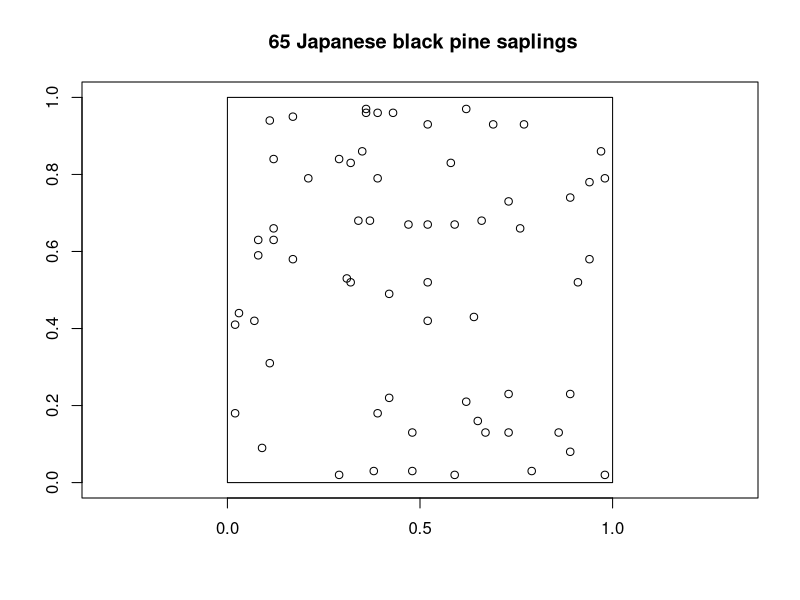
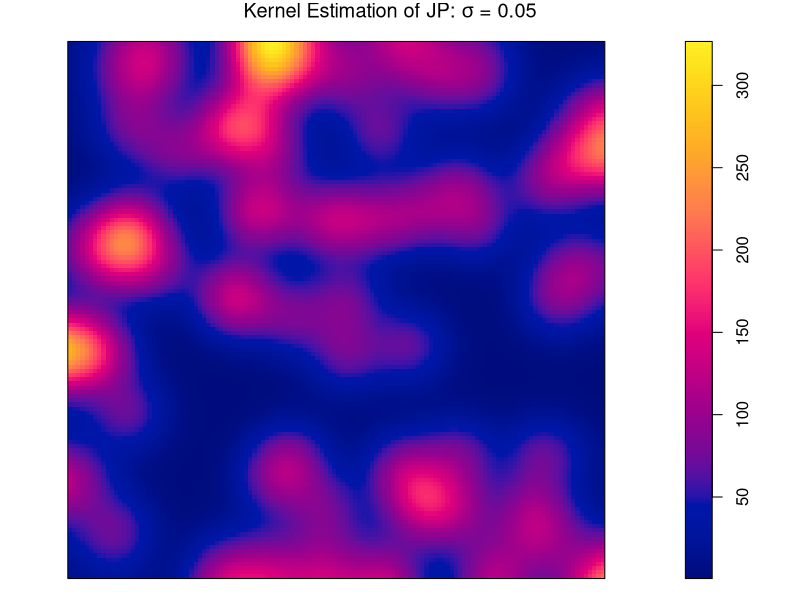
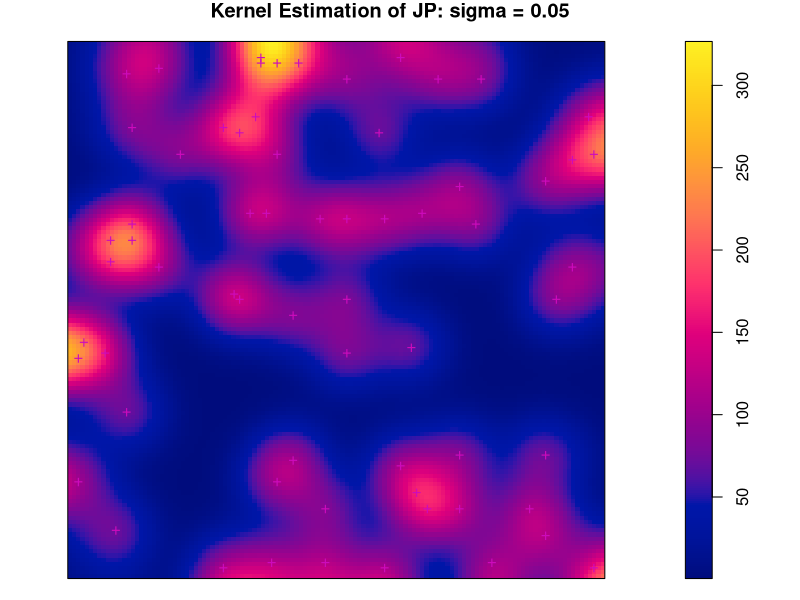
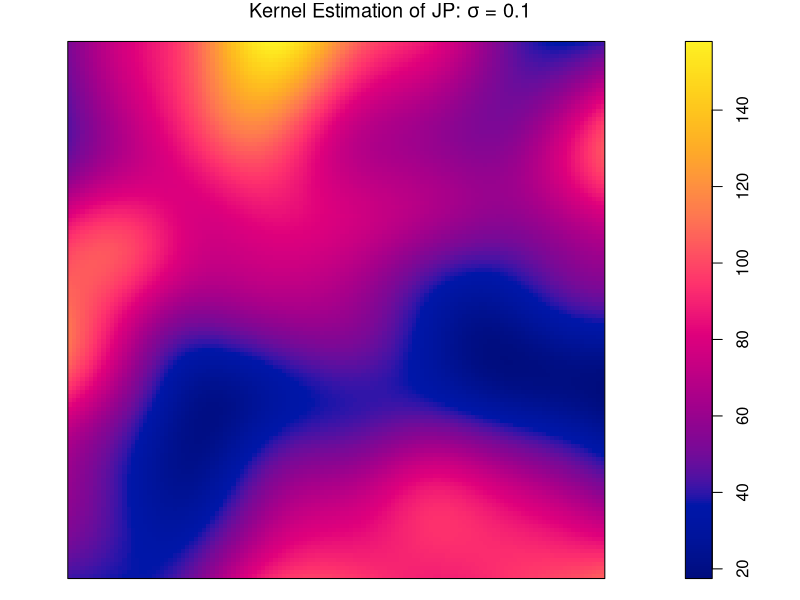
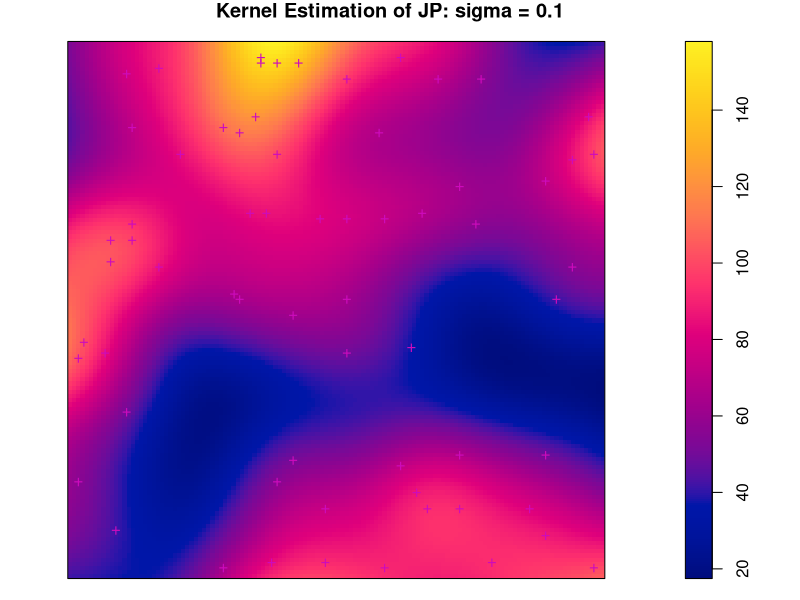
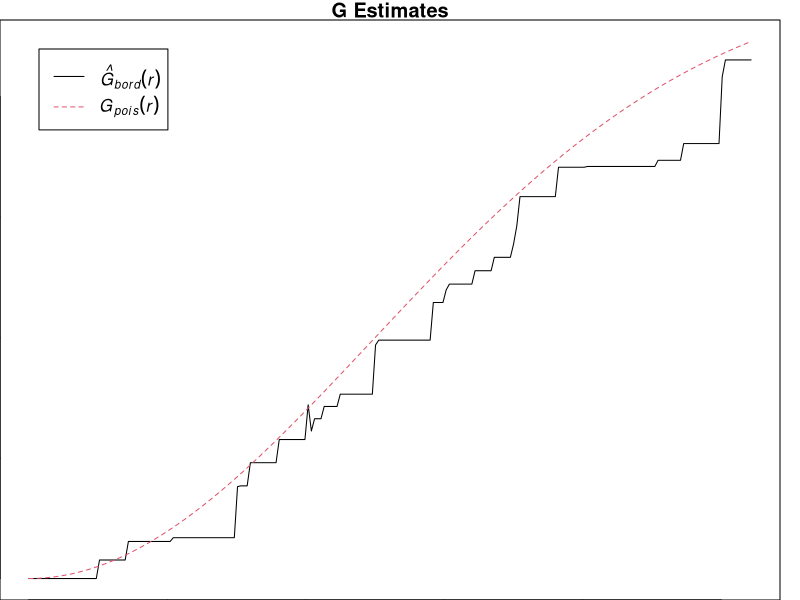
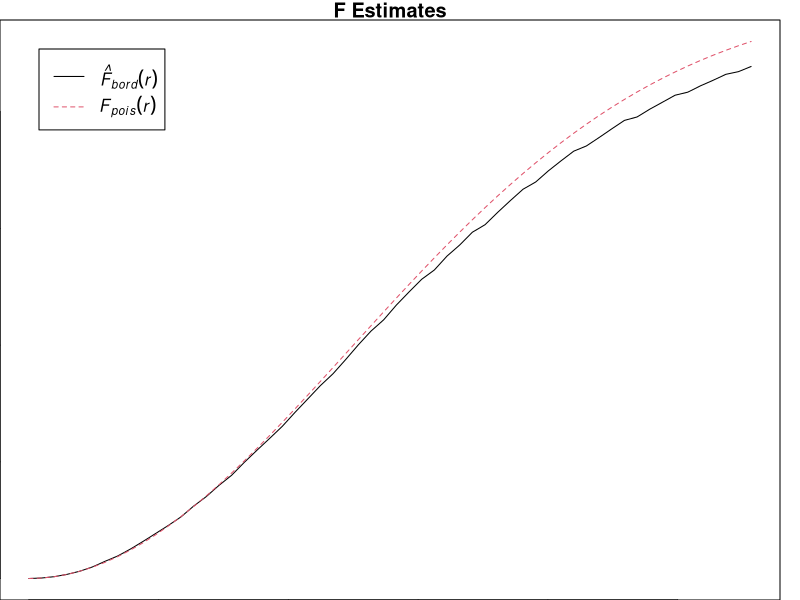
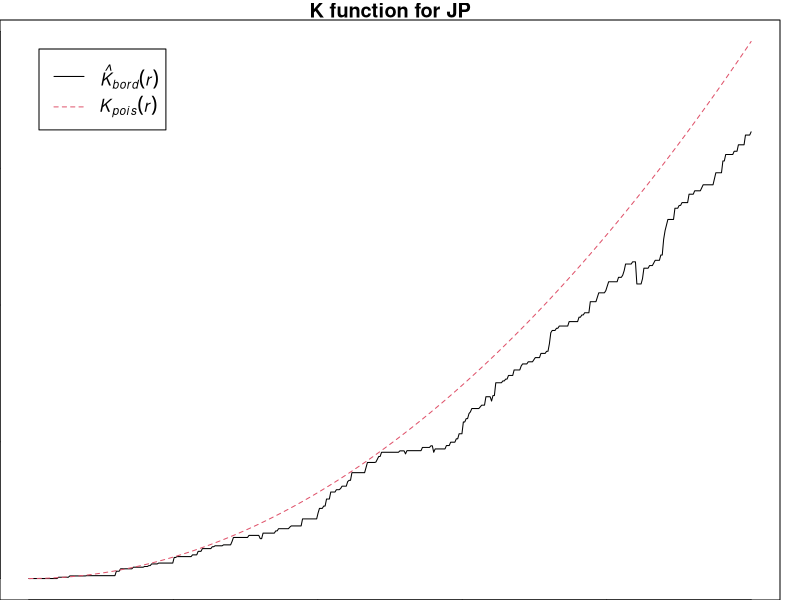

Write the R code that produced these figures, in order.
# 1. Load the R Packages
library(spatstat)
?spatstat
rm(list=ls())

# 2. Exploratory analysis of spatial point patterns
data(japanesepines)
jp = japanesepines
class(jp)
summary(jp)
plot(jp,axes=T,main=" 65 Japanese black pine saplings")

# 2.1 First-order effect 
## kernel estimation (sigma = 0.05)
?density.ppp
jp.Z.05 = density.ppp(jp, 0.05)
par(mar=c(0,0,1,1)) # set plot margin
tl.05 = expression(paste("Kernel Estimation of JP: ", sigma, " = 0.05"))
plot(jp.Z.05, main = tl.05)
plot(jp.Z.05, main="Kernel Estimation of JP: sigma = 0.05")
points(jp, pch="+", col="6")

## kernel estimation (sigma = 0.1)
jp.Z.1 = density.ppp(jp, 0.1)
tl.1 = expression(paste("Kernel Estimation of JP: ", sigma, " = 0.1"))
plot(jp.Z.1, main=tl.1)
plot(jp.Z.1, main="Kernel Estimation of JP: sigma = 0.1")
points(jp, pch="+", col="6")

# 2.2 Second-order effect
## nearest neighbor distances (event-to-nearest-event distances)
jp.ghat = Gest(jp)
g.max = max(jp.ghat$r)
plot(jp.ghat, cbind(rs,theo)~r, main="G Estimates", 
     xlab="r", ylab="G(r)")

## nearest neighbor distances (point-to-nearest-event distances)
jp.fhat = Fest(jp)
f.max = max(jp.fhat$r)
plot(jp.fhat, cbind(rs,theo)~r, main="F Estimates",
     xlab="r", ylab="F(r)")

## K function
?Kest
jp.khat = Kest(jp)
plot(jp.khat, cbind(border, theo)~r, main="K function for JP")

## L function
plot(jp.khat, sqrt(border/pi)-r ~ r, ylab="L(r)",
       main="L function for JP")
abline(h=0, lty=2, col="red")

# 3. Hypothesis testing of spatial point patterns
# 3.1 Simulating CSR
?runifpoint
N = 65 # number of points to generate
r1 = runifpoint(N) #Generate N uniform random points
par(mar=c(0,0,0,0)) # set plot margin
plot(r1, pch="+", main="65 points under CSR")

# 3.2 Testing CSR using nearest neighbor distances and Monte Carlo simulation
## plot Ghat
ghat.env = function(n, s, r, win=owin(c(0,1),c(0,1)))
{
  hold = matrix(0, s, length(r))
  for(i in 1:s)
  {
    hold[i,] = Gest(runifpoint(n, win=win), r=r)$rs
  }
  mn = apply(hold, 2, mean)
  Up = apply(hold, 2, max)
  Down = apply(hold, 2, min)
  return(data.frame(mn, Up, Down))
}
jp.ghat = Gest(jp)
jp.win = window(jp)
plot(jp.ghat, rs~r, main="G estimates")
jp.genv = ghat.env(n=jp$n, s=100, r=jp.ghat$r, win=jp.win)
lines(jp.ghat$r, jp.genv$Up, lty=5, col=2)
lines(jp.ghat$r, jp.genv$Down, lty=5, col=3)

## plot Fhat
fhat.env = function(n, s, r, win=owin(c(0,1),c(0,1)))
{
  hold = matrix(0, s, length(r))
  for(i in 1:s)
  {
    hold[i,] = Fest(runifpoint(n, win=win), r=r)$rs
  }
  mn = apply(hold, 2, mean)
  Up = apply(hold, 2, max)
  Down = apply(hold, 2, min)
  return(data.frame(mn, Up, Down))
}
jp.fhat = Fest(jp)
jp.win = window(jp)
jp.fenv = fhat.env(n=jp$n, s=100, r=jp.fhat$r, jp.win)
plot(jp.fhat,rs~r, main="F estimates")
lines(jp.fhat$r, jp.fenv$Up, lty=5, col=2)
lines(jp.fhat$r, jp.fenv$Down, lty=5, col=3)

## plot Khat
khat.env = function(n, s, r, win=owin(c(0,1),c(0,1)))
{
  hold = matrix(0, s, length(r))
  for(i in 1:s)
  {
    hold[i,] = Kest(runifpoint(n, win=win), r=r)$border
  }
  mn = apply(hold, 2, mean)
  Up = apply(hold, 2, max)
  Down = apply(hold, 2, min)
  return(data.frame(mn, Up, Down))
}
jp.khat = Kest(jp)
jp.win = window(jp)
jp.kenv = khat.env(n=jp$n, s=100, r=jp.khat$r, jp.win)
plot(jp.khat, border~r, main="K function for JP")
lines(jp.khat$r, jp.kenv$Up, lty=5, col=2)
lines(jp.khat$r, jp.kenv$Down, lty=5, col=3)

# 4. Conduct point pattern analysis with another dataset
# 4.1 redwood dataset
data(redwood)
rw = redwood
?redwood
summary(redwood)

## kernel estimation (sigma = 0.05)
?density.ppp
rw.Z.05 = density.ppp(rw, 0.05)
par(mar=c(0,0,1,1)) # set plot margin
tl.05 = expression(paste("Kernel Estimation of RW: ", sigma, " = 0.05"))
plot(rw.Z.05, main = tl.05)
plot(rw.Z.05, main="Kernel Estimation of RW: sigma = 0.05")
points(rw, pch="+", col="6")

## kernel estimation (sigma = 0.1)
rw.Z.1 = density.ppp(rw, 0.1)
tl.1 = expression(paste("Kernel Estimation of RW: ", sigma, " = 0.1"))
plot(rw.Z.1, main=tl.1)
plot(rw.Z.1, main="Kernel Estimation of RW: sigma = 0.1")
points(rw, pch="+", col="6")

## nearest neighbor distances (event-to-nearest-event distances)
rw.ghat = Gest(rw)
g.max = max(rw.ghat$r)
plot(rw.ghat, cbind(rs,theo)~r, main="G Estimates", 
     xlab="r", ylab="G(r)")

## nearest neighbor distances (point-to-nearest-event distances)
rw.fhat = Fest(rw)
f.max = max(rw.fhat$r)
plot(rw.fhat, cbind(rs,theo)~r, main="F Estimates",
     xlab="r", ylab="F(r)")

## K function
?Kest
rw.khat = Kest(rw)
plot(rw.khat, cbind(border, theo)~r, main="K function for RW")

## L function
plot(rw.khat, sqrt(border/pi)-r ~ r, ylab="L(r)",
     main="L function for RW")
abline(h=0, lty=2, col="red")

## test for CSR with simulations (Fhat)
rw.fhat = Fest(rw)
rw.win = window(rw)
rw.fenv = fhat.env(n=rw$n, s=100, r=rw.fhat$r, rw.win)
plot(rw.fhat, rs~r, main="F estimates")
lines(rw.fhat$r, rw.fenv$Up, lty=5, col=2)
lines(rw.fhat$r, rw.fenv$Down, lty=5, col=3)

## test for CSR with simulations (Khat)
rw.khat = Kest(rw)
rw.win = window(rw)
rw.kenv = khat.env(n=rw$n, s=100, r=rw.khat$r, rw.win)
plot(rw.khat, border~r, main="K function for RW")
lines(rw.khat$r, rw.kenv$Up, lty=5, col=2)
lines(rw.khat$r, rw.kenv$Down, lty=5, col=3)

# 4.2 Regular points
rp = rsyst(nx=10) #generate regular pattern
summary(rp)

## kernel estimation (sigma = 0.05)
?density.ppp
rp.Z.05 = density.ppp(rp, 0.05)
par(mar=c(0,0,1,1)) # set plot margin
tl.05 = expression(paste("Kernel Estimation of RP: ", sigma, " = 0.05"))
plot(rp.Z.05, main = tl.05)
plot(rp.Z.05, main="Kernel Estimation of RP: sigma = 0.05")
points(rp, pch="+", col="6")

## kernel estimation (sigma = 0.1)
rp.Z.1 = density.ppp(rp, 0.1)
tl.1 = expression(paste("Kernel Estimation of RP: ", sigma, " = 0.1"))
plot(rp.Z.1, main=tl.1)
plot(rp.Z.1, main="Kernel Estimation of RP: sigma = 0.1")
points(rp, pch="+", col="6")

## nearest neighbor distances (event-to-nearest-event distances)
rp.ghat = Gest(rp)
g.max = max(rp.ghat$r)
plot(rp.ghat, cbind(rs,theo)~r, main="G Estimates", 
     xlab="r", ylab="G(r)")

## nearest neighbor distances (point-to-nearest-event distances)
rp.fhat = Fest(rp)
f.max = max(rp.fhat$r)
plot(rp.fhat, cbind(rs,theo)~r, main="F Estimates",
     xlab="r", ylab="F(r)")

## K function
?Kest
rp.khat = Kest(rp)
plot(rp.khat, cbind(border, theo)~r, main="K function for RP")

## L function
plot(rp.khat, sqrt(border/pi)-r ~ r, ylab="L(r)",
     main="L function for RP")
abline(h=0, lty=2, col="red")

## test for CSR with simulations (Fhat)
rp.fhat = Fest(rp)
rp.win = window(rp)
rp.fenv = fhat.env(n=rp$n, s=100, r=rp.fhat$r, rp.win)
plot(rp.fhat, rs~r, main="F estimates")
lines(rp.fhat$r, rp.fenv$Up, lty=5, col=2)
lines(rp.fhat$r, rp.fenv$Down, lty=5, col=3)

## test for CSR with simulations (Khat)
rp.khat = Kest(rp)
rp.win = window(rp)
rp.kenv = khat.env(n=rp$n, s=100, r=rp.khat$r, rp.win)
plot(rp.khat, border~r, main="K function for RP")
lines(rp.khat$r, rp.kenv$Up, lty=5, col=2)
lines(rp.khat$r, rp.kenv$Down, lty=5, col=3)
